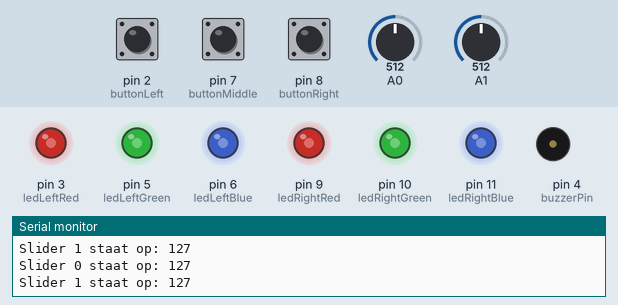
This sketch was run on a simulated Arduino Uno, built with avr-gcc and run on an emulated ATmega328P. Parts: output pins drawn as LEDs (lit = HIGH), buzzer (waves = sounding, pin HIGH), the last lines printed to the serial monitor. Inputs (shaded band) come from the test bench; at power-on: pin 2 (buttonLeft) LOW, pin 7 (buttonMiddle) LOW, A0 = 512, A1 = 512, pin 8 (buttonRight) LOW.

Above: at 1.2 s.
1.3 s: pin 2 (buttonLeft) pulled HIGH for 0.15 s
At 1.5 s:
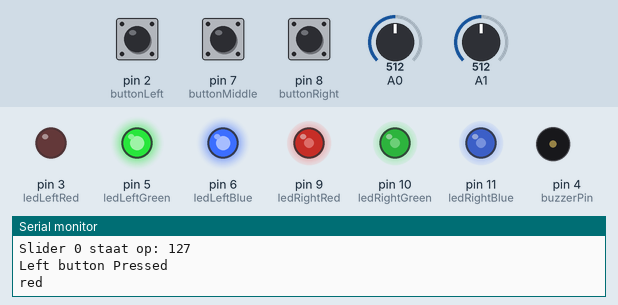
3.7 s: pin 7 (buttonMiddle) pulled HIGH for 1 s
At 4.21 s:
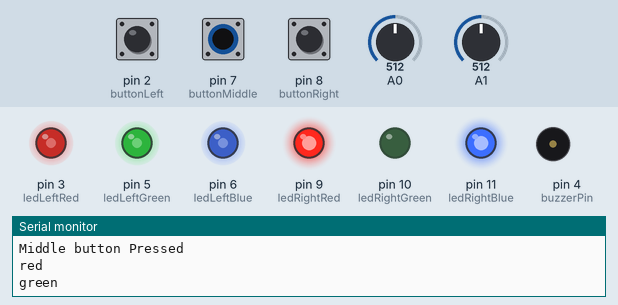
6.7 s: A0 set to 410
At 7.9 s:
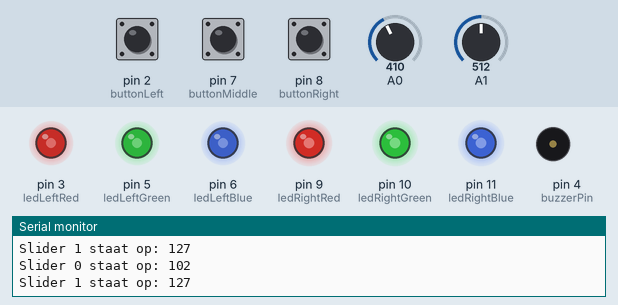
8.2 s: A0 set to 392
At 8.9 s:
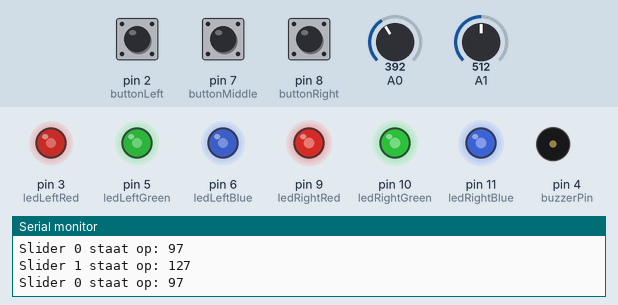
11.2 s: A1 set to 415
At 12.3 s:
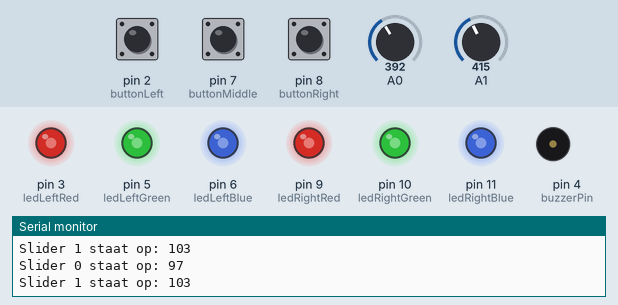
12.7 s: A1 set to 388
At 13.4 s:
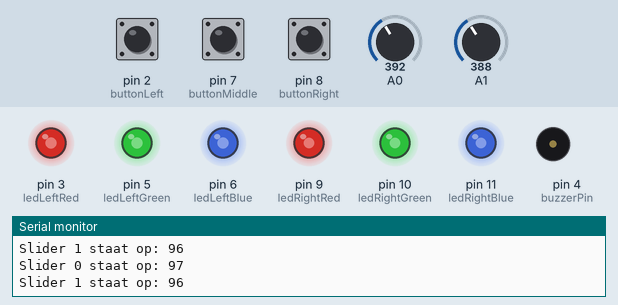
Timing chart, 0 to 15.7 s (numbered marks = the images above; inputs shaded):
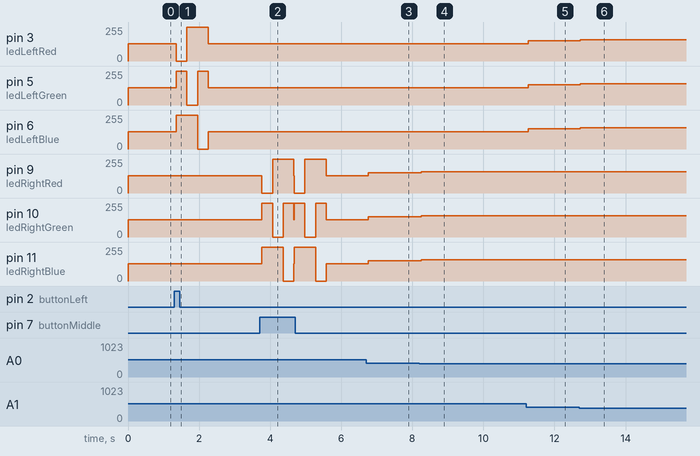

The sketch:

breadboard_test_2_in_1.ino
```cpp
/*
  Druk op de knoppen om de LED's en de buzzer te testen.
  Draai aan de PODmeters om de LED's te dimmen.
*/

// Buttons -- Input
int buttonLeft = 2;
int buttonMiddle = 7;
int buttonRight = 8;

// Sliders -- Input
int sliderLeft = 1;
int sliderRight = 0;

// Leds -- Output
int ledLeftRed = 3;
int ledLeftGreen = 5;
int ledLeftBlue = 6;

// Leds -- Output
int ledRightRed = 9;
int ledRightGreen = 10;
int ledRightBlue = 11;

// Buzzer -- Output
int buzzerPin = 4;

// Array with the currently used LEDpins (starting with rightLED)
int ledRGBArray[] = {ledRightRed, ledRightGreen, ledRightBlue};


void setup() {
  // Left Led
  pinMode(ledLeftRed, OUTPUT);
  pinMode(ledLeftGreen, OUTPUT);
  pinMode(ledLeftBlue, OUTPUT);

  // Right Led
  pinMode(ledRightRed, OUTPUT);
  pinMode(ledRightGreen, OUTPUT);
  pinMode(ledRightBlue, OUTPUT);
  pinMode(buzzerPin, OUTPUT);

  // Buttons
  pinMode(buttonLeft, INPUT);
  pinMode(buttonMiddle, INPUT);
  pinMode(buttonRight, INPUT);

  // Sliders
  pinMode(sliderLeft, INPUT);
  pinMode(sliderRight, INPUT);

  // Serial
  Serial.begin(9600);

}

void loop() {
  // BEGIN TESTS
      performActionBasedOn(theButtonThatWasTouched());
      mapSliderToLED(sliderLeft);
      mapSliderToLED(sliderRight);
}

// Maps actions to buttons (not pinnumbers!)
void performActionBasedOn(int button){
  switch (button) {
    case 0:
      testLedOn("Left");
      break;
    case 1:
      testLedOn("Right");
      break;
    case 2:
      buzzerTest(300, 1000);
      break;
  }
}

// Returns a number corresponding with the button that was touched.
// 0 = left, 1 = middle, 2 = right, -1 on no touch
int theButtonThatWasTouched(){
    int buttonTouched = -1;
    if(testButton(buttonLeft) == 1){
        Serial.println("Left button Pressed");
        buttonTouched = 0;
    }
    else if(testButton(buttonMiddle) == 1){
        Serial.println("Middle button Pressed");
        buttonTouched = 1;
    }
    else if(testButton(buttonRight) == 1){
        Serial.println("Right button Pressed");
        buttonTouched = 2;
    }
    return buttonTouched;
}

// Adjusts the brightness of the LED based on the corresponding slider
void mapSliderToLED(int slider){
     changeLedRGBArrayTo("Right");
     if(slider == sliderLeft){
        changeLedRGBArrayTo("Left");
     }
     int sliderValue = map(analogRead(slider), 0, 1022, 0, 255);
     Serial.print("Slider ");
     Serial.print(slider);
     Serial.print(" staat op: ");
     Serial.println(sliderValue);
     testLed(sliderValue, sliderValue, sliderValue);


}

// Function that modifies the ledRGBArray to correspond with the correct LEDpins.
// C functions can't return arrays, hence VOID
void changeLedRGBArrayTo(String direction){

  if(direction == "Left" || direction == "left"){
    ledRGBArray[0] = ledLeftRed;
    ledRGBArray[1] = ledLeftGreen;
    ledRGBArray[2] = ledLeftBlue;
  }else{
    ledRGBArray[0] = ledRightRed;
    ledRGBArray[1] = ledRightGreen;
    ledRGBArray[2] = ledRightBlue;
  }

}

// Procedure to test set the colors of a led
void testLed(int colorRed, int colorGreen, int colorBlue) {
  analogWrite(ledRGBArray[0], 255 - colorRed);
  analogWrite(ledRGBArray[1], 255 - colorGreen);
  analogWrite(ledRGBArray[2], 255 - colorBlue);
}

// Procedure to test the buzzer
// duration in milliseconds
void buzzerTest(int duration, int tone) {
  Serial.println("Buzzer...");
  for(int i = 0; i < duration; i++) {
    digitalWrite(buzzerPin, HIGH);
    delayMicroseconds(tone);
    digitalWrite(buzzerPin, LOW);
    delayMicroseconds(tone);
  }
}

// Function that returns the status of a button
int testButton(int buttonPin) {
   int status = digitalRead(buttonPin);
   return status;
}


//Procedure that tests all primary colors of the LED of your choice
void testLedOn(String direction){
    changeLedRGBArrayTo(direction);
    Serial.println("red");
    testLed(255, 0, 0);
    delay(300);

    Serial.println("green");
    testLed(0, 255, 0);
    delay(300);

    Serial.println("blue");
    testLed(0, 0, 255);
    delay(300);
}
```

Measured:
- after the input at 1.3 s, pin 3 (ledLeftRed): 128/255 → 0/255 after 0.06 s, → 255/255 0.30 s later, → 128/255 0.60 s later; pin 5 (ledLeftGreen): 128/255 → 255/255 after 0.06 s, → 0/255 0.30 s later, → 255/255 0.30 s later, → 128/255 0.30 s later; pin 6 (ledLeftBlue): 128/255 → 255/255 after 0.06 s, → 0/255 0.60 s later, → 128/255 0.30 s later
- after the input at 3.7 s, pin 9 (ledRightRed): 128/255 → 0/255 after 0.07 s, → 255/255 0.30 s later, → 0/255 0.60 s later, → 255/255 0.31 s later, … (5 changes in this stretch); pin 10 (ledRightGreen): 128/255 → 255/255 after 0.07 s, → 0/255 0.30 s later, → 255/255 0.30 s later, → 0/255 0.61 s later, … (6 changes in this stretch)
- after the input at 6.7 s, pin 9 (ledRightRed), pin 10 (ledRightGreen), pin 11 (ledRightBlue): 128/255 → 153/255 after 0.06 s
- after the input at 8.2 s, pin 9 (ledRightRed), pin 10 (ledRightGreen), pin 11 (ledRightBlue): 153/255 → 158/255 after 0.06 s
- after the input at 11.2 s, pin 3 (ledLeftRed), pin 5 (ledLeftGreen), pin 6 (ledLeftBlue): 128/255 → 152/255 after 0.06 s
- after the input at 12.7 s, pin 3 (ledLeftRed), pin 5 (ledLeftGreen), pin 6 (ledLeftBlue): 152/255 → 159/255 at once
